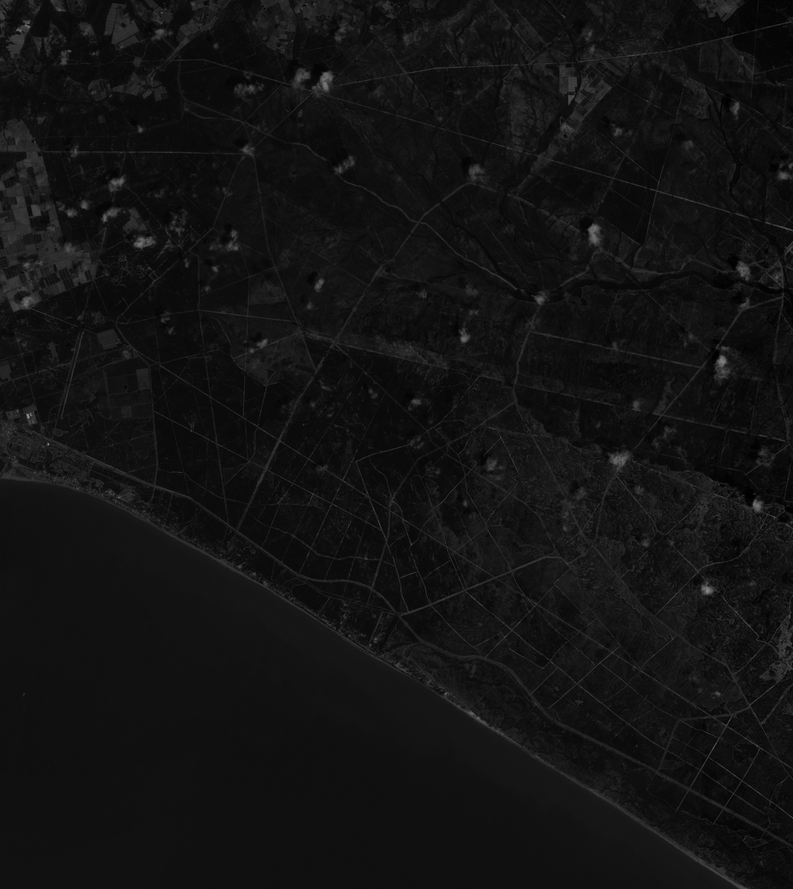
%> input picture Fotos_T/21-06-2017/B02.png, 793 x 889 px, shrunk from 2230 x 2500 before the run; the run also reads 1 picture not shown here
$ octave true_color_and_false_color.m   (GNU Octave 9; MATLAB toolbox functions it lacks are replaced by stand-ins)
%> lines starting %> are read from the running program, lines starting %| are printed output that depends on the picture
% Script para generar composiciones de color verdadero y color falso
% a partir de las bandas en cada subcarpeta dentro de la carpeta "Fotos_T".

% Ruta principal
rutaPrincipal = 'Fotos_T';

% Subcarpetas a procesar (ajusta los nombres de acuerdo a tu estructura)
subcarpetas = {
    '21-06-2017', ...
    '21-06-2019', ...
    '24-06-2024', ...
    '26-06-2017', ...
    '26-06-2018', ...
    '30-06-2020', ...
    '30-06-2021', ...
    '30-06-2022', ...
    '30-06-2023', ...
    '31-03-2025'
};

for i = 1:length(subcarpetas)
    % Construir la ruta de la subcarpeta
    rutaSubcarpeta = fullfile(rutaPrincipal, subcarpetas{i});

    %% Composición de Color Verdadero
    % Se requiere: B02.png (Azul), B03.png (Verde) y B04.png (Rojo)
    archivoB02 = fullfile(rutaSubcarpeta, 'B02.png');
    archivoB03 = fullfile(rutaSubcarpeta, 'B03.png');
    archivoB04 = fullfile(rutaSubcarpeta, 'B04.png');

    if exist(archivoB02, 'file') && exist(archivoB03, 'file') && exist(archivoB04, 'file')
        % Leer las imágenes
        B02 = imread(archivoB02);
%> B02 is the input picture: size 889x793 uint8; min 0, max 150, mean 18.6
        B03 = imread(archivoB03);
        B04 = imread(archivoB04);
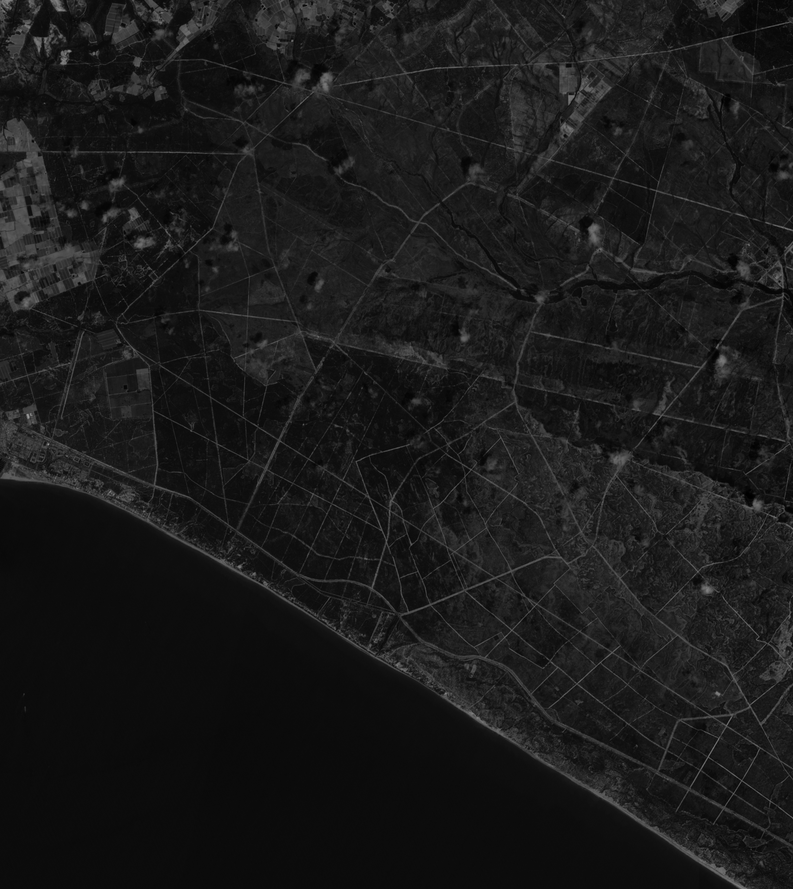
%> input picture Fotos_T/21-06-2017/B04.png, 793 x 889 px, shrunk from 2230 x 2500 before the run
%> B04 is the input picture: size 889x793 uint8; min 0, max 154, mean 25.7

        % Convertir a double y aplicar tail clipping: valores de entrada [0,150/255]
        B02_adj = imadjust(im2double(B02), [0 100/255], []);
        B03_adj = imadjust(im2double(B03), [0 100/255], []);
        B04_adj = imadjust(im2double(B04), [0 100/255], []);

        % La composición de color verdadero se arma asignando:
        % R: B04, G: B03, B: B02
        colorVerdadero = cat(3, B04_adj, B03_adj, B02_adj);
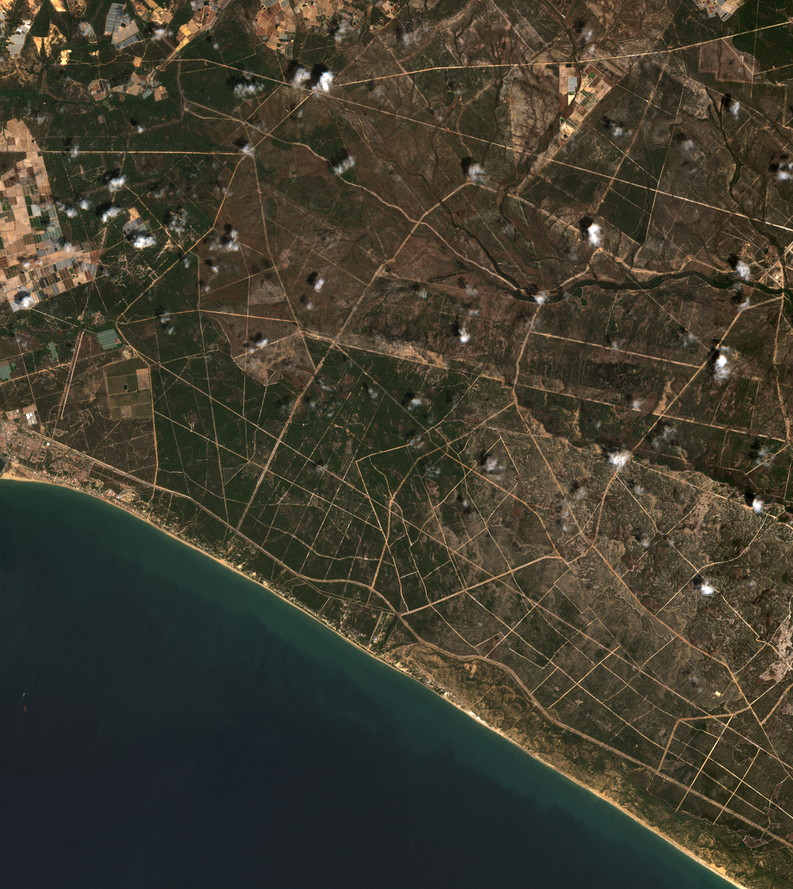
%> colorVerdadero: size 889x793x3 double; mean R, G, B 0.257, 0.241, 0.186
    else
        warning('Faltan bandas para composición de color verdadero en la carpeta %s', subcarpetas{i});
        continue; % Salta a la siguiente subcarpeta
    end

    %% Composición de Color Falso
    % Se usa: B08.png para la componente roja (NIR),
    % y se reusan B04.png y B03.png para verde y azul, respectivamente.
    archivoB08 = fullfile(rutaSubcarpeta, 'B08.png');
    if exist(archivoB08, 'file')
        B08 = imread(archivoB08);
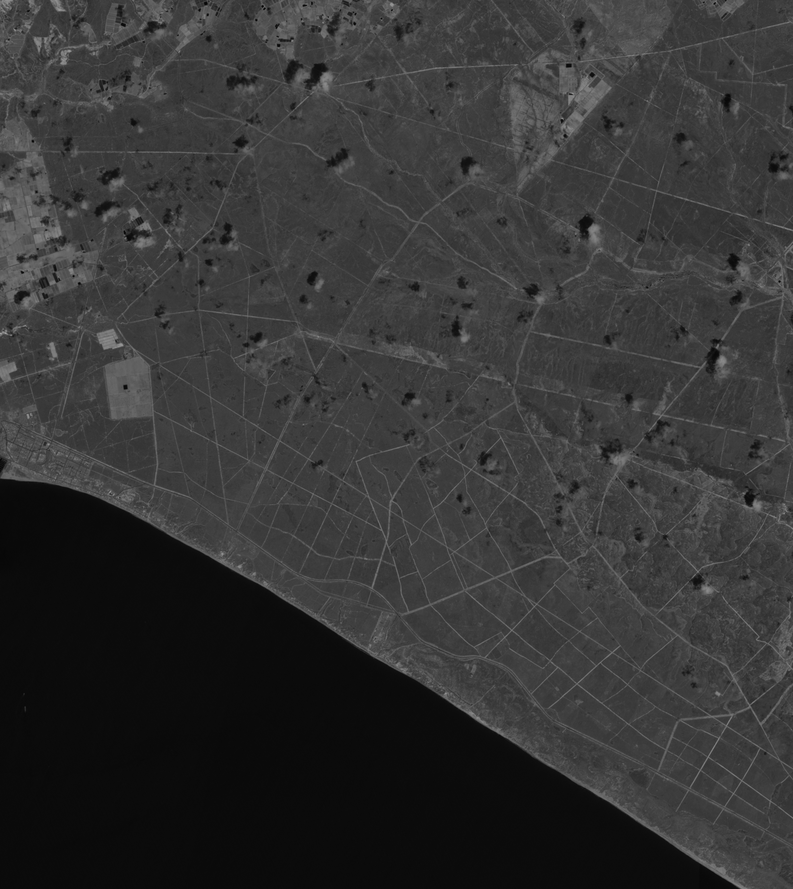
%> input picture Fotos_T/21-06-2017/B08.png, 793 x 889 px, shrunk from 2230 x 2500 before the run
%> B08 is the input picture: size 889x793 uint8; min 0, max 162, mean 52.2
        % Para mayor consistencia, se vuelven a procesar B04 y B03
        B04 = imread(archivoB04);
        B03 = imread(archivoB03);

        % Aplicar el mismo tail clipping: [0,150/255]
        B08_adj = imadjust(im2double(B08), [0 150/255], []);
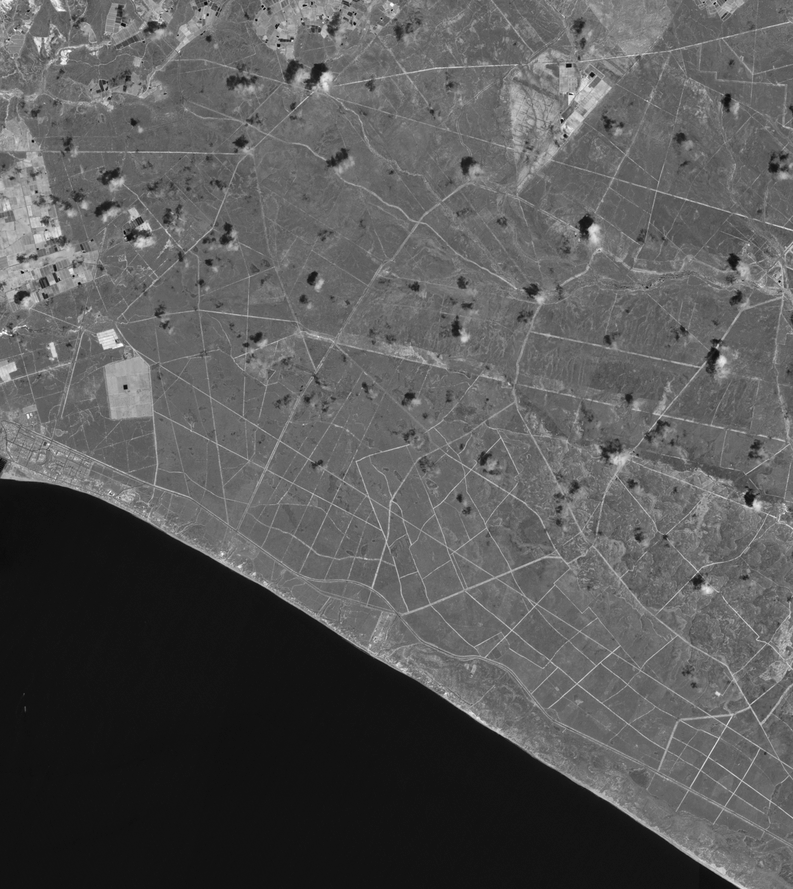
%> B08_adj: size 889x793 double; min 0, max 1, mean 0.348
        B04_adj = imadjust(im2double(B04), [0 150/255], []);
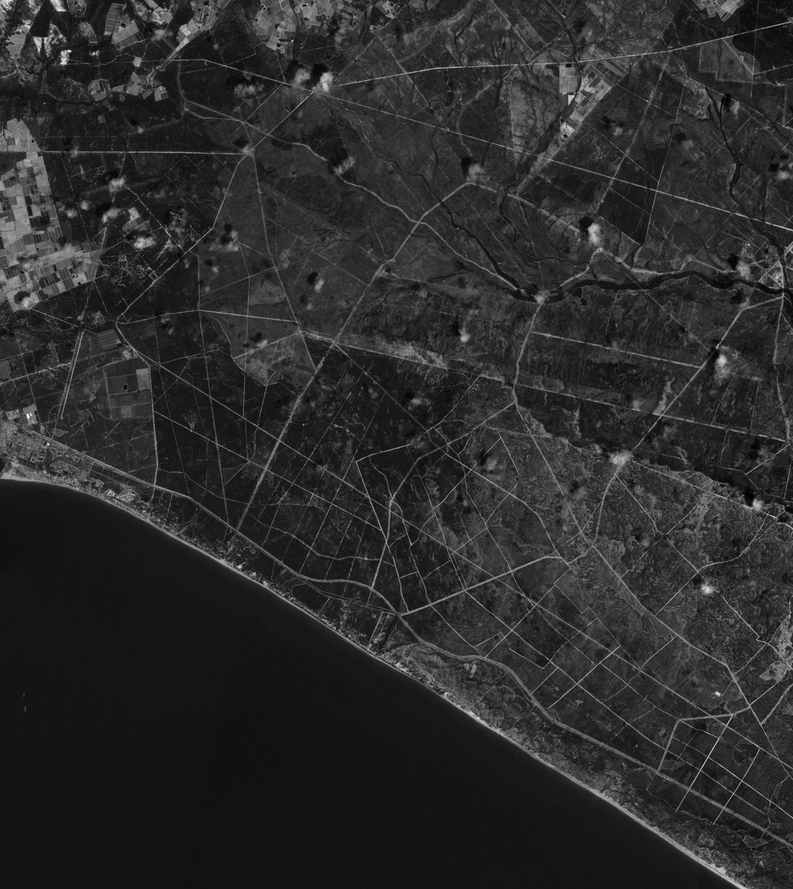
%> B04_adj: size 889x793 double; min 0, max 1, mean 0.172
        B03_adj = imadjust(im2double(B03), [0 150/255], []);

        % La composición de color falso asigna:
        % R: B08, G: B04, B: B03
        colorFalso = cat(3, B08_adj, B04_adj, B03_adj);
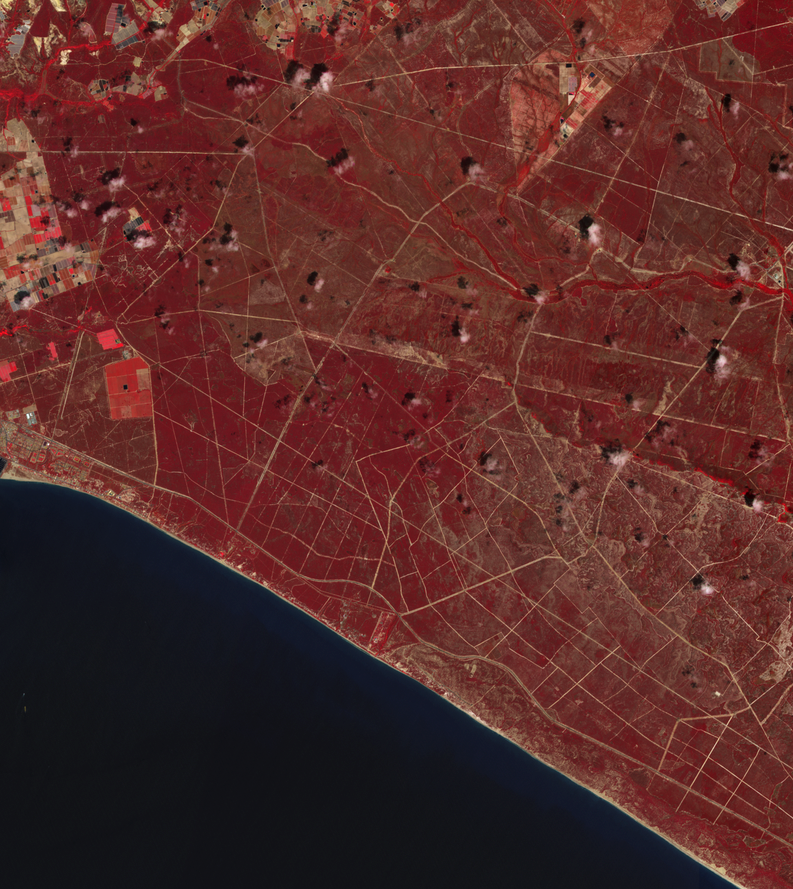
%> colorFalso: size 889x793x3 double; mean R, G, B 0.348, 0.172, 0.161
    else
        warning('Falta la banda B08 para composición de color falso en la carpeta %s', subcarpetas{i});
        continue;
    end

    %% Mostrar las composiciones en una figura
    figure('Name', ['Composiciones - ' subcarpetas{i}], 'NumberTitle','off');

    % Mostrar color verdadero
    subplot(1,2,1);
    imshow(colorVerdadero);
    title(['Color Verdadero - ' subcarpetas{i}]);

    % Mostrar color falso
    subplot(1,2,2);
    imshow(colorFalso);
    title(['Color Falso - ' subcarpetas{i}]);
end
